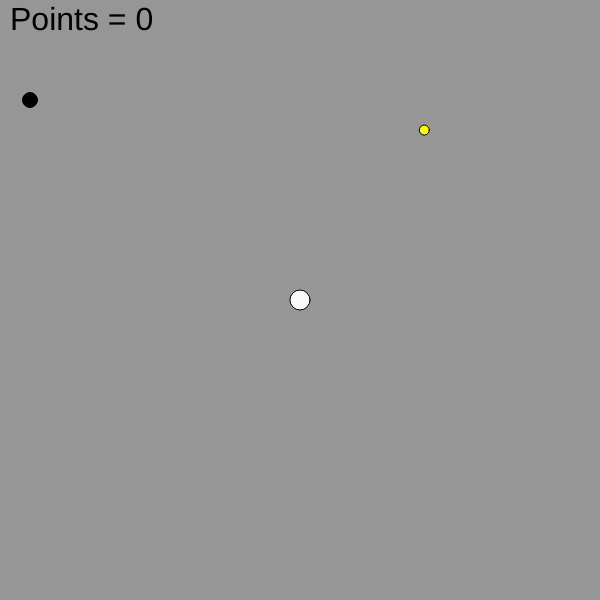
Frame 1 (no input)
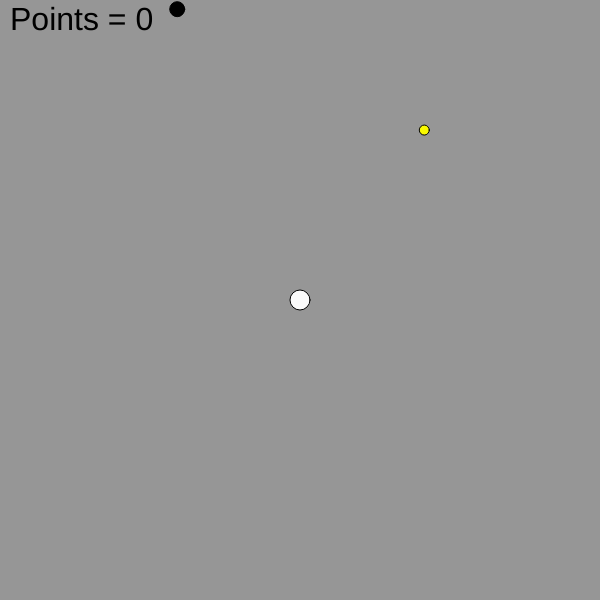
Frame 60 (no input)
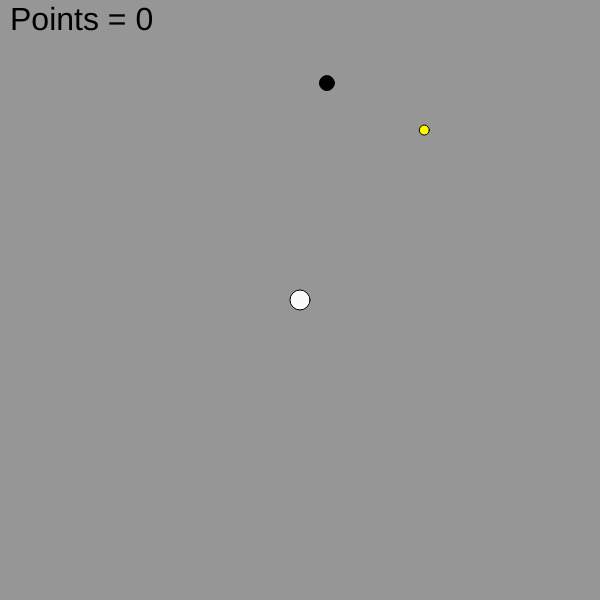
Frame 120 (the mouse pressed at the canvas centre since frame 60)

The p5.js sketch that drew these frames (run headless with seeded random() and noise() and a simulated clock; from frame 60 on, the mouse is pressed at the canvas centre):

// p5.js sketch
// ── sketch.js
var aPlayer;
var aCoin;
var aHaz;
var hazards = [];
var count;

function setup(){
	createCanvas(600,600);
	aCoin = new Coin();
	aPlayer = new Player();
	aHaz = new Hazard();
	count = 0
	append(hazards, aHaz);
}

function draw(){
	background(150);
	fill(0);
	textSize(32);
	text("Points = " + count, 10, 30);

	aPlayer.display();
	for (var index = 0; index < hazards.length; index++){
		hazards[index].display();
	}
	aCoin.display();

	if (collisionCoin() == true){
		count++;
		aCoin.reset();
		if (count != 0 && count % 3 == 0 ){
			var anotherHaz = new Hazard();
			append(hazards, anotherHaz);
		}
	}




  //Game over 
  endCheck();
}

var restartCheck = false;
function endCheck(){
	for (var i = 0; i < hazards.length; i++){
		if (collision(hazards[i]) == true){
			fill("red");
			if (count == 1){
				text("You Lose. You had " + count + " point", 100, 100);
			}
			else{
				text("You Lose. You had " + count + " points", 100, 100);
			}
			text("Press enter to restart",100,300);
			frameRate(0);
		}
	}
}

function restart(){
	frameRate(60);
	aCoin = new Coin();
	aPlayer = new Player();
	aHaz = new Hazard();
	hazards = [];
	count = 0;
	append(hazards, aHaz);
}

function collision(haz){
  if (dist(aPlayer.getx(),aPlayer.gety(),haz.getx(),haz.gety()) <= 15){ //18 is the combined radius of both of the objects
  	console.log("hit");
  	return true;
  }
  else {return false;}
}

function collisionCoin(){
  if (dist(aPlayer.getx(),aPlayer.gety(),aCoin.getx(),aCoin.gety()) <= 13){ //13 is the combined radius of both of the objects
  	return true;
  }
  else {return false;}
}

function keyPressed(){
	if (keyCode == UP_ARROW){
		aPlayer.moveUp();
	}
	else if (keyCode == DOWN_ARROW){
		aPlayer.moveDown();
	}
	else if (keyCode == LEFT_ARROW){
		aPlayer.moveLeft();
	}
	else if (keyCode == RIGHT_ARROW){
		aPlayer.moveRight();
	}
	else if (keyCode == ENTER){
		restart()
	}
}

function keyReleased(){
	if (keyCode == UP_ARROW){
		aPlayer.speedResetY();
	}
	else if (keyCode == DOWN_ARROW){
		aPlayer.speedResetY();
	}
	else if (keyCode == LEFT_ARROW){
		aPlayer.speedResetX();
	}
	else if (keyCode == RIGHT_ARROW){
		aPlayer.speedResetX();
	}
}

function Player(){
	this.Posx = 300;
	this.Posy = 300;
	//player control can be made much smoother by individual variable for positive and negative x and y velocitie
	this.Velx = 0;
	this.Vely = 0;

	this.speedResetX = function(){
		this.Velx = 0;
	}
	this.speedResetY = function(){
		this.Vely = 0;
	}
	this.moveRight = function(){
		this.Velx = 3;
	}
	this.moveLeft = function(){
		this.Velx = -3;
	}
	this.moveUp = function(){
		this.Vely = -3;
	}
	this.moveDown = function(){
		this.Vely = 3;
	}
	this.getx = function(){
		return this.Posx;
	}
	this.gety = function(){
		return this.Posy;
	}
	this.display = function(){
		this.Posx += this.Velx;
		this.Posy += this.Vely;
		if (this.Posx <= 0 || this.Posx >= width){
			this.Posx -= this.Velx;
		}
		if (this.Posy <= 0 || this.Posy >= height){
			this.Posy -= this.Vely;
		}
		fill(250,250,250);
		ellipse(this.Posx,this.Posy,20,20);
	}
}

function Coin(){
	this.coinX = random(10,590);
	this.coinY = random(10,590);

	this.reset = function(){
		this.coinX = random(10,590);
		this.coinY = random(10,590);
	}
	this.getx = function(){
		return this.coinX;
	}
	this.gety = function(){
		return this.coinY;
	}
	this.display = function(){
		fill(250,250,0);
		ellipse(this.coinX,this.coinY, 10,10);
	}
}

function Hazard(){
	this.hazX = 30;
	this.hazY = 100;
	this.xVel = random(-5,5);
	this.yVel = random(-5,5);

	if (this.xVel > -1 && this.xVel < 1){
		this.xVel = random(-5,5);
	}

	if (this.yVel > -1 && this.yVel < 1){
		this.yVel = random(-5,5);
	}

	this.getx = function(){
		return this.hazX;
	}
	this.gety = function(){
		return this.hazY;
	}
	this.display = function(){
		fill(0,0,0);
		ellipse(this.hazX,this.hazY,15,15);
		this.hazX += this.xVel;
		this.hazY += this.yVel;
		if (this.hazX >= width || this.hazX <= 0) {
			this.xVel *= -1;
		}
		if (this.hazY >= height || this.hazY <= 0) {
			this.yVel *= -1;
		}
	}
}
